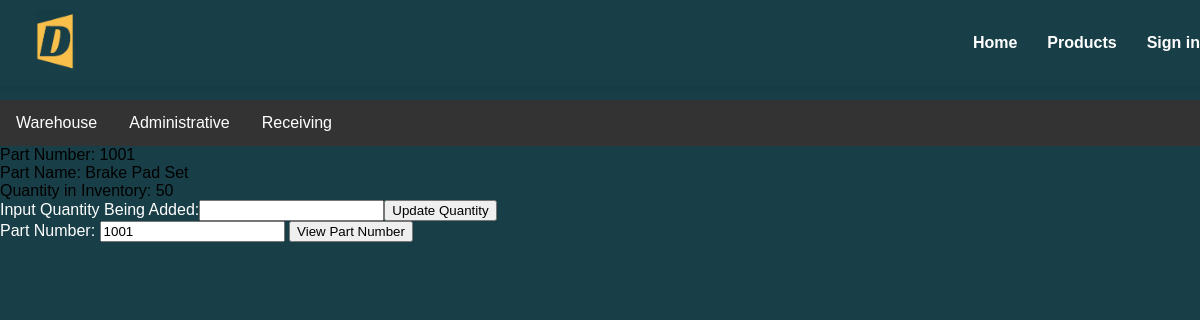
Screenshot of /addInventory.php?PartNumber=1001 with the database file from the repository.
### tables this page shows
CREATE TABLE Inventory (
    ProductID INT PRIMARY KEY,
    Name VARCHAR(255),
    Description VARCHAR(255),
    PartNumber INT,
    QuantityOnHand INT,
    FOREIGN KEY (PartNumber) REFERENCES Products(PartNumber)
);

### addInventory.php (the view, shortened to what this page needs)
<!DOCTYPE html>
<html lang="en">
<head>
  <link rel="stylesheet" href="./style.css">
</head>
    <header class="main-header">
      <div class="logo-container">
          <img class="logoImage" src="images/logo.PNG" alt="Logo">
      </div>
      <nav class="nav-menu">
          <ul>
              <li><a href="index.html">Home</a></li>
              <li><a href="product.php">Products</a></li>
              <li><a href="login.php">Sign in</a></li>
          </ul>
      </nav>
    </header>
<div class="workstationNav">
<ul>
  <li class="workstationDrop">
    <a href="warehouse.php" class="workstationButton">Warehouse</a>
     </li>
  <li class="workstationDrop">
    <a href="admin-login.html" class="workstationButton">Administrative</a>
  </li>
  <li class="workstationDrop">
    <a href="receiving.php" class="workstationButton">Receiving</a>
  </li>
</ul>
</div>
<body>
<?php
    $PartNum = "";
    include 'secrets.php';
    if (isset($_GET['newPartNumber']) || isset($_GET['PartNumber']) )
    {
	$PartNum = $_GET["PartNumber"];
        $sql = "SELECT Inventory.PartNumber, Inventory.Name, Inventory.QuantityOnHand FROM Inventory WHERE PartNumber=?";
        $result = $pdo->prepare($sql);
        $result->bindParam(1, $PartNum);
        $result->execute();
        $inventoryInfo = $result->fetchAll(PDO::FETCH_ASSOC);
	if ($result->rowCount() > 0)
	{
		$Quantity = "";
		foreach($inventoryInfo as $rows)
		{
			echo "Part Number: ". $rows['PartNumber'];
			echo "<br>Part Name: ". $rows['Name'] . "<br>";
			echo "Quantity in Inventory: ". $rows['QuantityOnHand'];
    	 	}
		echo "<form action=\"addInventory.php\" method=\"GET\">";
 		echo "<label for=\"Quantity\" style=\"color: white;\">Input Quantity Being Added:</label>";
 		echo "<input type=\"text\" id=\"Quantity\" value='" . $Quantity . "' name=\"Quantity\" required>";
		echo "<input type=\"submit\" name=\"newQuantity\" value=\"Update Quantity\">";
		echo "</form>";
	}
	else
	{
		echo"Unable to locate the part number provided. Please try again.<br>";
	}
    }
?>
<form action="" method="GET">
 <label for="PartNumber" style="color: white;">Part Number:</label>
 <input type="text" id="PartNumber" value="<?php echo $PartNum;?>" name="PartNumber" required>
<input type="submit" name="newPartNumber" formaction="addInventory.php" value="View Part Number">
</form>
</body>
</html>

### style.css (style rules this page uses)
body { margin: 0px; background-color: #183e47; }
body { margin: 0; padding-top: 50px; font-family: 'Arial', sans-serif; }
.main-header { position: fixed; top: 0; width: 100%; display: flex; justify-content: space-between; align-items: center; background-color: #183e47; padding: 10px 15px; box-shadow: 0 1px 5px rgba(0, 0, 0, 0.1); z-index: 1000; }
.logo-container img { max-width: 100%; height: auto; }
.nav-menu { margin-left: auto; }
.nav-menu ul { list-style: none; margin: 0; padding: 0; display: flex; justify-content: flex-end; }
.nav-menu li { margin: 0 15px; }
.nav-menu a { text-decoration: none; color: white; font-weight: bold; font-size: 16px; transition: color 0.3s ease-in-out; }
body::before { content: ""; display: block; height: 50px; }
.logoImage { width: 40px; height: 40px; margin-left: 20px; }
.workstationNav ul { list-style-type: none; margin: 0; padding: 0; overflow: hidden; background-color: #333; }
.workstationNav li { float: left; }
.workstationNav a, .workstationButton { display: inline-block; color: white; text-align: center; padding: 14px 16px; text-decoration: none; }

### rows the page displays
inventory: PartNumber "1001", Name "Brake Pad Set", QuantityOnHand "50"
